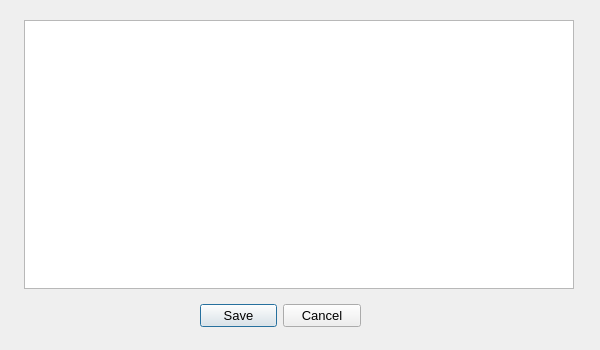
<?xml version="1.0" encoding="UTF-8"?>
<ui version="4.0">
 <class>userFieldShapeDialog</class>
 <widget class="QDialog" name="userFieldShapeDialog">
  <property name="windowModality">
   <enum>Qt::WindowModal</enum>
  </property>
  <property name="enabled">
   <bool>true</bool>
  </property>
  <property name="geometry">
   <rect>
    <x>0</x>
    <y>0</y>
    <width>600</width>
    <height>350</height>
   </rect>
  </property>
  <property name="minimumSize">
   <size>
    <width>600</width>
    <height>350</height>
   </size>
  </property>
  <property name="maximumSize">
   <size>
    <width>750</width>
    <height>350</height>
   </size>
  </property>
  <property name="font">
   <font>
    <pointsize>10</pointsize>
   </font>
  </property>
  <property name="mouseTracking">
   <bool>false</bool>
  </property>
  <property name="windowTitle">
   <string>Add User Shape Fields</string>
  </property>
  <property name="toolTipDuration">
   <number>-1</number>
  </property>
  <property name="modal">
   <bool>true</bool>
  </property>
  <widget class="QDialogButtonBox" name="buttonBox">
   <property name="geometry">
    <rect>
     <x>200</x>
     <y>300</y>
     <width>161</width>
     <height>32</height>
    </rect>
   </property>
   <property name="toolTip">
    <string>Save or discard changes</string>
   </property>
   <property name="orientation">
    <enum>Qt::Horizontal</enum>
   </property>
   <property name="standardButtons">
    <set>QDialogButtonBox::Cancel|QDialogButtonBox::Save</set>
   </property>
  </widget>
  <widget class="QTableWidget" name="shapeFieldTable">
   <property name="geometry">
    <rect>
     <x>24</x>
     <y>20</y>
     <width>550</width>
     <height>269</height>
    </rect>
   </property>
   <property name="sizePolicy">
    <sizepolicy hsizetype="Fixed" vsizetype="Fixed">
     <horstretch>0</horstretch>
     <verstretch>0</verstretch>
    </sizepolicy>
   </property>
   <property name="mouseTracking">
    <bool>true</bool>
   </property>
   <property name="editTriggers">
    <set>QAbstractItemView::NoEditTriggers</set>
   </property>
   <property name="selectionBehavior">
    <enum>QAbstractItemView::SelectRows</enum>
   </property>
  </widget>
 </widget>
 <tabstops>
  <tabstop>shapeFieldTable</tabstop>
 </tabstops>
 <resources/>
 <connections>
  <connection>
   <sender>buttonBox</sender>
   <signal>accepted()</signal>
   <receiver>userFieldShapeDialog</receiver>
   <slot>accept()</slot>
   <hints>
    <hint type="sourcelabel">
     <x>248</x>
     <y>254</y>
    </hint>
    <hint type="destinationlabel">
     <x>157</x>
     <y>274</y>
    </hint>
   </hints>
  </connection>
  <connection>
   <sender>buttonBox</sender>
   <signal>rejected()</signal>
   <receiver>userFieldShapeDialog</receiver>
   <slot>reject()</slot>
   <hints>
    <hint type="sourcelabel">
     <x>316</x>
     <y>260</y>
    </hint>
    <hint type="destinationlabel">
     <x>286</x>
     <y>274</y>
    </hint>
   </hints>
  </connection>
 </connections>
</ui>
